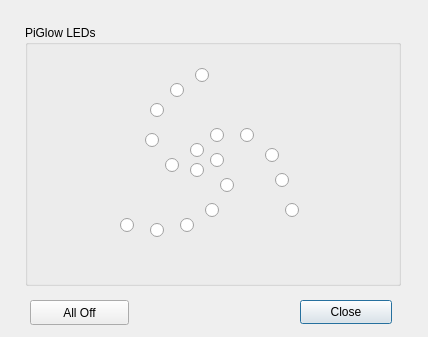
<?xml version="1.0" encoding="UTF-8"?>
<ui version="4.0">
 <class>LedDialog</class>
 <widget class="QDialog" name="LedDialog">
  <property name="geometry">
   <rect>
    <x>0</x>
    <y>0</y>
    <width>428</width>
    <height>337</height>
   </rect>
  </property>
  <property name="windowTitle">
   <string>Dialog</string>
  </property>
  <widget class="QGroupBox" name="groupBoxLeds">
   <property name="geometry">
    <rect>
     <x>25</x>
     <y>25</y>
     <width>376</width>
     <height>261</height>
    </rect>
   </property>
   <property name="autoFillBackground">
    <bool>true</bool>
   </property>
   <property name="styleSheet">
    <string notr="true">border-color: rgb(0, 0, 0);</string>
   </property>
   <property name="title">
    <string>PiGlow LEDs</string>
   </property>
   <widget class="QRadioButton" name="led18">
    <property name="geometry">
     <rect>
      <x>260</x>
      <y>175</y>
      <width>21</width>
      <height>21</height>
     </rect>
    </property>
    <property name="text">
     <string/>
    </property>
    <property name="autoExclusive">
     <bool>false</bool>
    </property>
   </widget>
   <widget class="QRadioButton" name="led9">
    <property name="geometry">
     <rect>
      <x>125</x>
      <y>75</y>
      <width>21</width>
      <height>21</height>
     </rect>
    </property>
    <property name="text">
     <string/>
    </property>
    <property name="autoExclusive">
     <bool>false</bool>
    </property>
   </widget>
   <widget class="QRadioButton" name="led6">
    <property name="geometry">
     <rect>
      <x>120</x>
      <y>105</y>
      <width>21</width>
      <height>21</height>
     </rect>
    </property>
    <property name="text">
     <string/>
    </property>
    <property name="autoExclusive">
     <bool>false</bool>
    </property>
   </widget>
   <widget class="QRadioButton" name="led1">
    <property name="geometry">
     <rect>
      <x>95</x>
      <y>190</y>
      <width>21</width>
      <height>21</height>
     </rect>
    </property>
    <property name="text">
     <string/>
    </property>
    <property name="autoExclusive">
     <bool>false</bool>
    </property>
   </widget>
   <widget class="QRadioButton" name="led14">
    <property name="geometry">
     <rect>
      <x>215</x>
      <y>100</y>
      <width>21</width>
      <height>21</height>
     </rect>
    </property>
    <property name="text">
     <string/>
    </property>
    <property name="autoExclusive">
     <bool>false</bool>
    </property>
   </widget>
   <widget class="QRadioButton" name="led3">
    <property name="geometry">
     <rect>
      <x>155</x>
      <y>190</y>
      <width>21</width>
      <height>21</height>
     </rect>
    </property>
    <property name="text">
     <string/>
    </property>
    <property name="autoExclusive">
     <bool>false</bool>
    </property>
   </widget>
   <widget class="QRadioButton" name="led8">
    <property name="geometry">
     <rect>
      <x>145</x>
      <y>55</y>
      <width>21</width>
      <height>21</height>
     </rect>
    </property>
    <property name="text">
     <string/>
    </property>
    <property name="autoExclusive">
     <bool>false</bool>
    </property>
   </widget>
   <widget class="QRadioButton" name="led12">
    <property name="geometry">
     <rect>
      <x>185</x>
      <y>100</y>
      <width>21</width>
      <height>21</height>
     </rect>
    </property>
    <property name="text">
     <string/>
    </property>
    <property name="autoExclusive">
     <bool>false</bool>
    </property>
   </widget>
   <widget class="QRadioButton" name="led11">
    <property name="geometry">
     <rect>
      <x>165</x>
      <y>115</y>
      <width>21</width>
      <height>21</height>
     </rect>
    </property>
    <property name="text">
     <string/>
    </property>
    <property name="autoExclusive">
     <bool>false</bool>
    </property>
   </widget>
   <widget class="QRadioButton" name="led15">
    <property name="geometry">
     <rect>
      <x>195</x>
      <y>150</y>
      <width>21</width>
      <height>21</height>
     </rect>
    </property>
    <property name="text">
     <string/>
    </property>
    <property name="autoExclusive">
     <bool>false</bool>
    </property>
   </widget>
   <widget class="QRadioButton" name="led4">
    <property name="geometry">
     <rect>
      <x>180</x>
      <y>175</y>
      <width>21</width>
      <height>21</height>
     </rect>
    </property>
    <property name="text">
     <string/>
    </property>
    <property name="autoExclusive">
     <bool>false</bool>
    </property>
   </widget>
   <widget class="QRadioButton" name="led2">
    <property name="geometry">
     <rect>
      <x>125</x>
      <y>195</y>
      <width>21</width>
      <height>21</height>
     </rect>
    </property>
    <property name="text">
     <string/>
    </property>
    <property name="autoExclusive">
     <bool>false</bool>
    </property>
   </widget>
   <widget class="QRadioButton" name="led5">
    <property name="geometry">
     <rect>
      <x>140</x>
      <y>130</y>
      <width>21</width>
      <height>21</height>
     </rect>
    </property>
    <property name="text">
     <string/>
    </property>
    <property name="autoExclusive">
     <bool>false</bool>
    </property>
   </widget>
   <widget class="QRadioButton" name="led16">
    <property name="geometry">
     <rect>
      <x>240</x>
      <y>120</y>
      <width>21</width>
      <height>21</height>
     </rect>
    </property>
    <property name="text">
     <string/>
    </property>
    <property name="autoExclusive">
     <bool>false</bool>
    </property>
   </widget>
   <widget class="QRadioButton" name="led13">
    <property name="geometry">
     <rect>
      <x>185</x>
      <y>125</y>
      <width>21</width>
      <height>21</height>
     </rect>
    </property>
    <property name="text">
     <string/>
    </property>
    <property name="autoExclusive">
     <bool>false</bool>
    </property>
   </widget>
   <widget class="QRadioButton" name="led7">
    <property name="geometry">
     <rect>
      <x>170</x>
      <y>40</y>
      <width>21</width>
      <height>21</height>
     </rect>
    </property>
    <property name="text">
     <string/>
    </property>
    <property name="autoExclusive">
     <bool>false</bool>
    </property>
   </widget>
   <widget class="QRadioButton" name="led17">
    <property name="geometry">
     <rect>
      <x>250</x>
      <y>145</y>
      <width>21</width>
      <height>21</height>
     </rect>
    </property>
    <property name="text">
     <string/>
    </property>
    <property name="autoExclusive">
     <bool>false</bool>
    </property>
   </widget>
   <widget class="QRadioButton" name="led10">
    <property name="geometry">
     <rect>
      <x>165</x>
      <y>135</y>
      <width>21</width>
      <height>21</height>
     </rect>
    </property>
    <property name="text">
     <string/>
    </property>
    <property name="autoExclusive">
     <bool>false</bool>
    </property>
   </widget>
  </widget>
  <widget class="QPushButton" name="buttonClose">
   <property name="geometry">
    <rect>
     <x>300</x>
     <y>300</y>
     <width>92</width>
     <height>24</height>
    </rect>
   </property>
   <property name="text">
    <string>Close</string>
   </property>
  </widget>
  <widget class="QPushButton" name="buttonAllOff">
   <property name="geometry">
    <rect>
     <x>30</x>
     <y>300</y>
     <width>99</width>
     <height>25</height>
    </rect>
   </property>
   <property name="text">
    <string>All Off</string>
   </property>
  </widget>
 </widget>
 <resources/>
 <connections/>
</ui>
